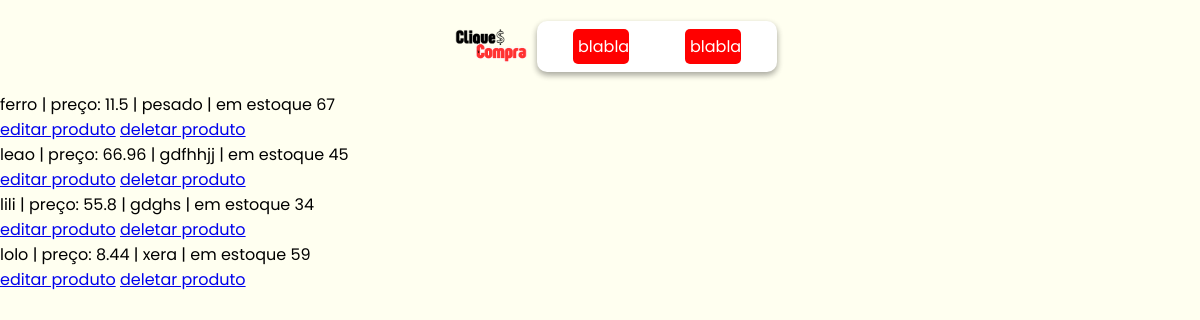
Page /produtos/ on the earlier database version.
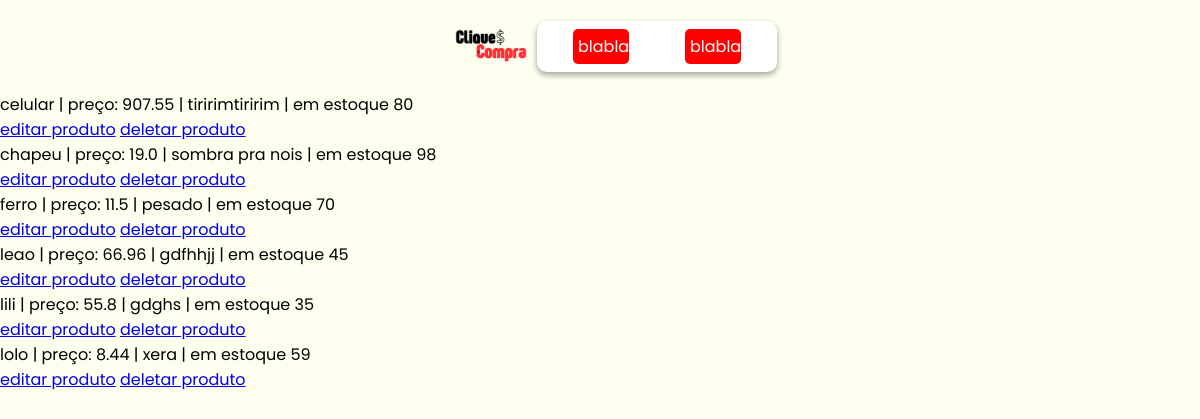
Same page on the later database version.
### models/produtos.py (models this page shows, shortened)
class Produto(Base):
    __tablename__ = 'tb_produtos'
    pro_id: Mapped[int] = mapped_column(primary_key=True, autoincrement=True)
    pro_nome: Mapped[str] = mapped_column(nullable=False)
    pro_descricao: Mapped[str] = mapped_column(nullable=False)
    pro_preco: Mapped[float] = mapped_column(nullable=False)
    pro_estoque: Mapped[int] = mapped_column()
    @classmethod
    def all(cls, ordem = "crescente"):
        if ordem == "crescente":
            direcao = "ASC"
        elif ordem == "decrescente":
            direcao = "DESC"
        sql = text(f"SELECT * FROM tb_produtos ORDER BY pro_nome {direcao}")
        produtos = session.execute(sql).fetchall()
        return produtos

### controllers/produtos.py (the view)
@produto_bp.route('/', methods=['GET','POST'])
def view():
    if request.method == 'POST':
        ordem = request.form['ordem']
        produtos = Produto.all(ordem=ordem)
    elif request.method == 'GET':
        produtos = Produto.all()
    return render_template('produtos/view.html', produtos = produtos)

### templates/produtos/view.html (shortened to what this page needs)
{% extends "model.html" %}
{% block head_extras %}
<link rel="stylesheet" href="{{ url_for('static', filename='style/model.css') }}">
<link rel="stylesheet" href="{{ url_for('static', filename='style/cat.css') }}">
{% endblock %}
{% block content %}
<nav>
    <img src="../../static/assets/cliqueconta.png" alt="Logo do CliqueCompra">
    <div class="links">
        <a href="">blabla</a>
        <a href="">blablabla</a>
    </div>
</nav>
<div>
    <ol>
        {% for produto in produtos %}
            <li>{{produto.pro_nome}} | preço: {{produto.pro_preco}} | {{produto.pro_descricao}} | em estoque {{produto.pro_estoque}}</li>
            <a href="{{url_for('produtos.edit', pro_id=produto.pro_id)}}">editar produto</a>
            <a href="{{url_for('produtos.remove', pro_id=produto.pro_id)}}">deletar produto</a>
        {% endfor %}
    </ol>
</div>
{% endblock %}

### templates/model.html (shortened to what this page needs)
<!DOCTYPE html>
<html lang="en">
<head>
    {% block head_extras %}
    {% endblock %}
</head>
<body>
    {% block content %}{% endblock %}
</body>
</html>

### static/style/model.css (style rules this page uses)
* { padding: 0; margin: 0; box-sizing: border-box; font-family: "Poppins", serif; }
body { min-width: 100vw; height: 100%; background-color: #FFFFF0; }

Differences in the rows shown:
added Produto: pro_nome "celular", pro_preco "907.55", pro_descricao "tiririmtiririm", pro_estoque "80"
added Produto: pro_nome "chapeu", pro_preco "19.0", pro_descricao "sombra pra nois", pro_estoque "98"
changed Produto "ferro": pro_estoque "67" → "70"
changed Produto "lili": pro_estoque "34" → "35"
